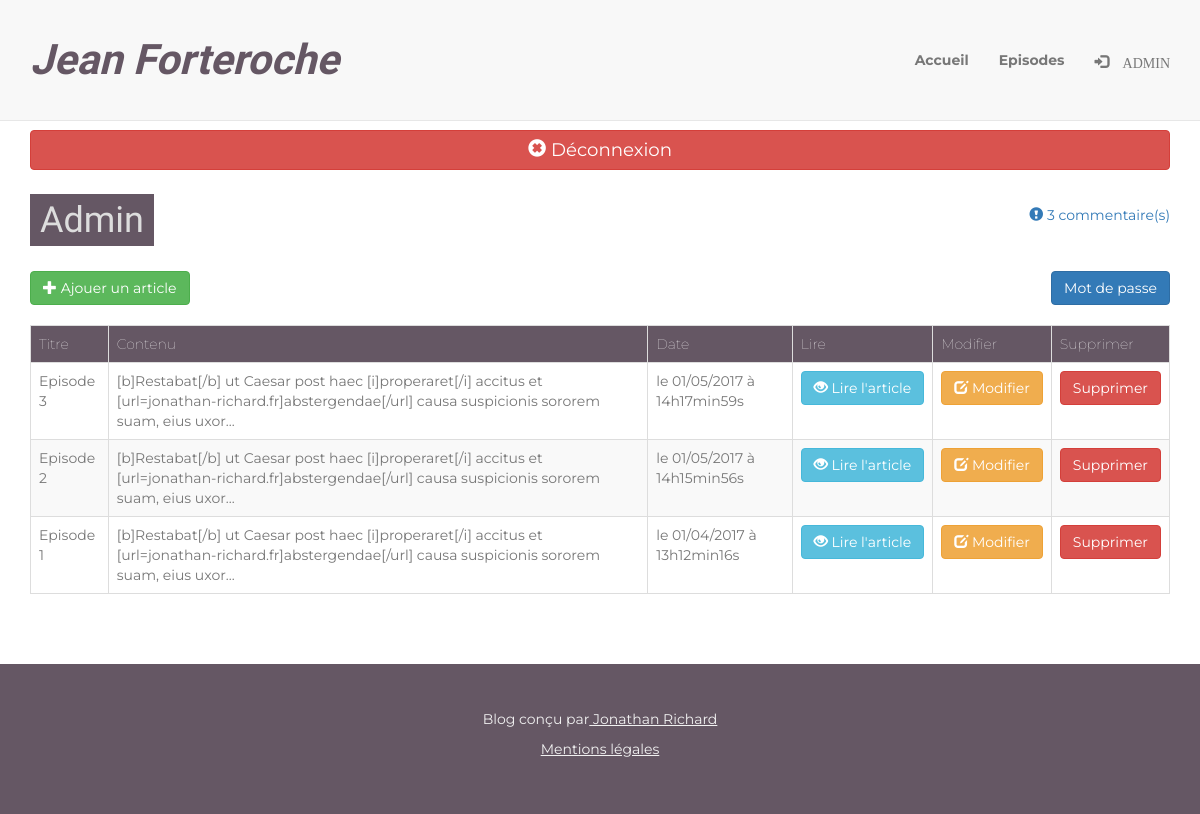
Screenshot of /blog/admin (signed in) with the database file from the repository.
### tables this page shows
CREATE TABLE `articles` (
  `id` int(11) NOT NULL,
  `title` varchar(100) NOT NULL,
  `content` text NOT NULL,
  `date` datetime NOT NULL
);

### blog/controllers/controllerAdmin.php (called while the page is built, shortened)
<?php
 $modelArticle = new ModelArticle($bdd);
 $modelComment = new ModelComment($bdd);
$articles = $modelArticle->getArticles();
$alertComments = $modelComment->countAlertComments();
require_once('views/viewAdmin.php');

### blog/index.php (called while the page is built, shortened)
<?php
require_once('controllers/router.php');

### blog/models/ModelComment.php (called while the page is built, shortened)
<?php
class ModelComment
{
    private $_bdd;
    public function countAlertComments()
    {
        $req = $this->_bdd->prepare('SELECT COUNT(id) FROM comments WHERE alert > 0');
        $req->execute();
        return $req->fetchColumn();
    }
    public function setBdd(PDO $bdd)
    {
        $this->_bdd = $bdd;
    }
}

### blog/models/ModelArticle.php (called while the page is built, shortened)
<?php
class ModelArticle
{
    private $_bdd;
    public function bbcode_to_html($bbtext)
    {
      $bbtags = array(
        '[heading1]' => '<h1>','[/heading1]' => '</h1>',
        '[heading2]' => '<h2>','[/heading2]' => '</h2>',
        '[heading3]' => '<h3>','[/heading3]' => '</h3>',
        '[h1]' => '<h1>','[/h1]' => '</h1>',
        '[h2]' => '<h2>','[/h2]' => '</h2>',
        '[h3]' => '<h3>','[/h3]' => '</h3>',
        '[paragraph]' => '<p>','[/paragraph]' => '</p>',
        '[para]' => '<p>','[/para]' => '</p>',
        '[p]' => '<p>','[/p]' => '</p>',
        '[left]' => '<p style="text-align:left;">','[/left]' => '</p>',
        '[right]' => '<p style="text-align:right;">','[/right]' => '</p>',
        '[center]' => '<p style="text-align:center;">','[/center]' => '</p>',
        '[justify]' => '<p style="text-align:justify;">','[/justify]' => '</p>',
        '[bold]' => '<span style="font-weight:bold;">','[/bold]' => '</span>',
        '[italic]' => '<span style="font-style:italic;">','[/italic]' => '</span>',
        '[underline]' => '<span style="text-decoration:underline;">','[/underline]' => '</span>',
        '[b]' => '<span style="font-weight:bold;">','[/b]' => '</span>',
        '[i]' => '<span style="font-style:italic;">','[/i]' => '</span>',
        '[u]' => '<span style="text-decoration:underline;">','[/u]' => '</span>',
        '[break]' => '<br>',
        '[br]' => '<br>',
        '[newline]' => '<br>',
        '[nl]' => '<br>',
        '[unordered_list]' => '<ul>','[/unordered_list]' => '</ul>',
        '[list]' => '<ul>','[/list]' => '</ul>',
        '[ul]' => '<ul>','[/ul]' => '</ul>',
        '[ordered_list]' => '<ol>','[/ordered_list]' => '</ol>',
        '[ol]' => '<ol>','[/ol]' => '</ol>',
        '[list_item]' => '<li>','[/list_item]' => '</li>',
        '[li]' => '<li>','[/li]' => '</li>',
        '[*]' => '<li>','[/*]' => '</li>',
        '[code]' => '<code>','[/code]' => '</code>',
        '[preformatted]' => '<pre>','[/preformatted]' => '</pre>',
        '[pre]' => '<pre>','[/pre]' => '</pre>',
      );
      $bbtext = str_ireplace(array_keys($bbtags), array_values($bbtags), $bbtext);
      $bbextended = array(
        "/\[url](.*?)\[\/url]/i" => "<a href=\"http://$1\" title=\"$1\">$1</a>",
        "/\[url=(.*?)\](.*?)\[\/url\]/i" => "<a href=\"http://$1\" title=\"$1\">$2</a>",
        "/\[email=(.*?)\](.*?)\[\/email\]/i" => "<a href=\"mailto:$1\">$2</a>",
        "/\[mail=(.*?)\](.*?)\[\/mail\]/i" => "<a href=\"mailto:$1\">$2</a>",
        "/\[img\]([^[]*)\[\/img\]/i" => "<img src=\"$1\" alt=\" \" />",
        "/\[image\]([^[]*)\[\/image\]/i" => "<img src=\"$1\" alt=\" \" />",
        "/\[image_left\]([^[]*)\[\/image_left\]/i" => "<img src=\"$1\" alt=\" \" class=\"img_left\" />",
        "/\[image_right\]([^[]*)\[\/image_right\]/i" => "<img src=\"$1\" alt=\" \" class=\"img_right\" />",
      );
      return $bbtext;
    }
    public function getArticles()
    {
        $articles = [];
        $req = $this->_bdd->query('SELECT id, title, content, DATE_FORMAT(date, \'%d/%m/%Y à %Hh%imin%ss\') AS articleDate FROM articles ORDER BY id DESC');
        $req->execute();
        while($data = $req->fetch(PDO::FETCH_ASSOC))
        {
            $articles[] = new Article($data);
        }
        return $articles;
    }
    public function setBdd(PDO $bdd)
    {
        $this->_bdd = $bdd;
    }
}

### blog/models/Article.php (called while the page is built, shortened)
<?php
class Article
{
    private $_id;
    private $_title;
    private $_content;
    private $_articleDate;
    public function hydrate(array $data)
    {
        foreach($data as $key => $value)
        {
            $method = 'set'.ucfirst($key);
        }
    }
    public function id()
    {
        return $this->_id;
    }
    public function title()
    {
        return $this->_title;
    }
    public function content()
    {
        return $this->_content;
    }
    public function articleDate()
    {
        return $this->_articleDate;
    }
    public function setId($id)
    {
        $id = (int) $id;
        if($id > 0)
            $this->_id = $id;
    }
    public function setTitle($title)
    {
        if(is_string($title))
            $this->_title = $title;
    }
    public function setContent($content)
    {
        if(is_string($content))
            $this->_content = $content;
    }
    public function setArticleDate($articleDate)
    {
        $this->_articleDate = $articleDate;
    }
}

### blog/views/viewAdmin.php (the view, shortened to what this page needs)
<?php require_once('views/header.php'); ?>
        </header>
        <section id="admin" class="container">
            <a href="disconnect" class="btn btn-danger disconnect"><span class="glyphicon glyphicon-remove-sign"></span> Déconnexion</a>
            <br />
            <div>
                <h1><span>Admin</span></h1>
                <?php
                if($alertComments != 0): ?>
                    <a href="commentairesSignales"><span class="glyphicon glyphicon-exclamation-sign"></span> <?= $alertComments ?> commentaire(s)</a>
                <?php endif; ?>
            </div>
            <br />
            <div>
                <a href="ajouter" class="btn btn-success"><span class="glyphicon glyphicon-plus"></span> Ajouer un article</a>
                <a href="password" class="btn btn-primary">Mot de passe</a>
            </div>
            <br />
            <table class="table table-striped table-bordered">
                <tr>
                    <th>Titre</th>
                    <th>Contenu</th>
                    <th>Date</th>
                    <th>Lire</th>
                    <th>Modifier</th>
                    <th>Supprimer</th>
                </tr>
                <?php
            foreach($articles as $article): ?>
                <tr>
                    <td><?= ucfirst($article->title()) ?></td>
                    <td><?= $modelArticle->bbcode_to_html(substr($article->content(), 0, 150)) ?>...</td>
                    <td>le <?= $article->articleDate() ?></td>
                    <td><a href="lire&amp;id=<?= $article->id() ?>" class="btn btn-info"><span class="glyphicon glyphicon-eye-open"></span> Lire l'article</a></td>
                    <td><a href="modifier&amp;id=<?= $article->id() ?>" class="btn btn-warning"><span class="glyphicon glyphicon-edit"></span> Modifier</a></td>
                    <form action="admin" method="post">
                        <td><input type="submit" name="delete" class="btn btn-danger" value="Supprimer" onclick="return(confirm('Etes-vous sûr de cette action ?'));" /></td>
                    </form>
                </tr>
            <?php endforeach; ?>
            </table>
        </section>
<?php require_once('views/footer.php'); ?>

### blog/content/style.css (style rules this page uses)
body { font-family: 'Montserrat', sans-serif; color: #777; }
h1, h2 { color: #655764; }
span { font-family: 'Parisienne', cursive; }
a:link, a:hover, a:visited { text-decoration: none; }
section h1 span, article h1 span { background-color: #655764; color: #ddd; padding: 5px 10px; }
article p span, table td span { font-family: 'Montserrat', sans-serif; }
#mentions, #admin, #ajouter, #modifier, #lire-article, #commentaires-signales, #password { margin-top: 130px; }
table th { background-color: #655764; color: #fff; font-weight: 100; }
#admin div { display: flex; justify-content: space-between; align-items: center; }
#admin .disconnect { font-size: 1.3em; margin-bottom: 10px; width: 100%; }

### rows the page displays
articles: title "Episode 3", content "[b]Restabat[/b] ut Caesar post haec [i]properaret[/i] accitus et [url=jonathan-richard.fr]abstergendae[/url] causa suspicionis sororem suam, eius uxor", articleDate "01/05/2017 à 14h17min59s"
articles: title "Episode 2", content "[b]Restabat[/b] ut Caesar post haec [i]properaret[/i] accitus et [url=jonathan-richard.fr]abstergendae[/url] causa suspicionis sororem suam, eius uxor", articleDate "01/05/2017 à 14h15min56s"
articles: title "Episode 1", content "[b]Restabat[/b] ut Caesar post haec [i]properaret[/i] accitus et [url=jonathan-richard.fr]abstergendae[/url] causa suspicionis sororem suam, eius uxor", articleDate "01/04/2017 à 13h12min16s"

### other values shown
$alertComments "3"
